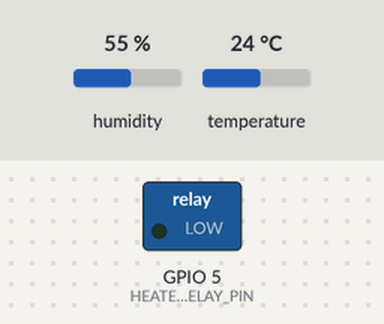
The sketch below on a simulated ESP32. On the bench: switched loads named in the sketch (green lamp = pin HIGH). The test bench sets the inputs (shaded band); at power-on: humidity 55 %, temperature 24 °C. WiFi joins after 1.5 s; servers stay silent unless stated; storage starts empty; what the sketch prints to the serial monitor is not drawn.

Above: at 0.1 s.
At 60.2 s:
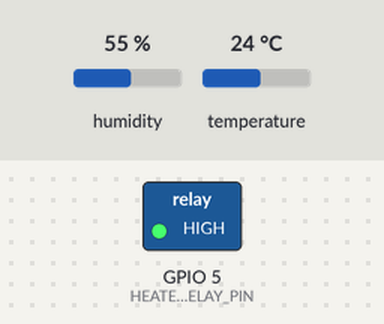
Timing chart, 0 to 61.7 s (numbered marks = the images above):
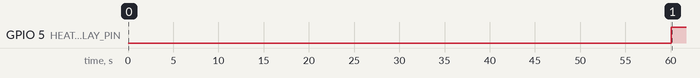

The sketch:

solar_dryer_phase1.ino
```cpp
/*
 * ITEDA Solar Dryer - Phase 1 Platform Integration
 * Firmware v1-platform-connected
 *
 * Features:
 * - DHT22 temperature & humidity reading
 * - Local SD card logging (backup)
 * - WiFi connectivity
 * - HTTP POST to platform every 5 minutes
 * - Heater relay control
 * - Serial debug output
 */

#include <WiFi.h>
#include <HTTPClient.h>
#include <DHT.h>
#include <SD.h>
#include <SPI.h>
#include <ArduinoJson.h>

// ============ CONFIGURATION ============
// WiFi Settings
const char* WIFI_SSID = "YOUR_WIFI_SSID";
const char* WIFI_PASSWORD = "YOUR_WIFI_PASSWORD";

// Platform API Settings
const char* API_ENDPOINT = "http://your-domain.com/api/sensor-data";
const char* DRYER_ID = "DRY-001";  // Your unique dryer identifier

// Pin Definitions
#define DHT_PIN 4           // DHT22 data pin
#define HEATER_RELAY_PIN 5  // Relay control pin
#define SD_CS_PIN 15        // SD card chip select

// Sensor Settings
#define DHT_TYPE DHT22
#define READING_INTERVAL 60000    // 60 seconds for SD card logging
#define UPLOAD_INTERVAL 300000    // 5 minutes for platform upload

// Temperature Control
#define TARGET_TEMP 45.0
#define TEMP_TOLERANCE 5.0
#define MIN_TEMP (TARGET_TEMP - TEMP_TOLERANCE)
#define MAX_TEMP (TARGET_TEMP + TEMP_TOLERANCE)

// ============ GLOBAL OBJECTS ============
DHT dht(DHT_PIN, DHT_TYPE);
HTTPClient http;

// ============ GLOBAL VARIABLES ============
unsigned long lastReadingTime = 0;
unsigned long lastUploadTime = 0;
bool heaterState = false;
float currentTemp = 0.0;
float currentHumidity = 0.0;

// Data buffer for offline storage
struct SensorData {
  unsigned long timestamp;
  float temperature;
  float humidity;
  bool heaterOn;
};

#define BUFFER_SIZE 50
SensorData dataBuffer[BUFFER_SIZE];
int bufferIndex = 0;

// ============ SETUP ============
void setup() {
  Serial.begin(115200);
  Serial.println("\n\n=================================");
  Serial.println("ITEDA Solar Dryer - Phase 1");
  Serial.println("Platform Integration v1.0");
  Serial.println("=================================\n");

  // Initialize pins
  pinMode(HEATER_RELAY_PIN, OUTPUT);
  digitalWrite(HEATER_RELAY_PIN, LOW);

  // Initialize DHT22
  Serial.println("Initializing DHT22 sensor...");
  dht.begin();
  delay(2000);

  // Initialize SD card
  Serial.println("Initializing SD card...");
  if (!SD.begin(SD_CS_PIN)) {
    Serial.println("⚠️  SD card initialization failed!");
    Serial.println("   Continuing without SD card backup...");
  } else {
    Serial.println("✓ SD card initialized");

    // Create log file header if new
    File logFile = SD.open("/sensor_log.csv", FILE_WRITE);
    if (logFile) {
      if (logFile.size() == 0) {
        logFile.println("Timestamp,Temperature(C),Humidity(%),HeaterState");
      }
      logFile.close();
    }
  }

  // Connect to WiFi
  connectWiFi();

  Serial.println("\n✓ Setup complete!");
  Serial.println("Starting data collection...\n");
}

// ============ MAIN LOOP ============
void loop() {
  unsigned long currentTime = millis();

  // Read sensors every 60 seconds
  if (currentTime - lastReadingTime >= READING_INTERVAL) {
    lastReadingTime = currentTime;

    // Read DHT22
    readSensors();

    // Control heater based on temperature
    controlHeater();

    // Log to SD card
    logToSD();

    // Store in buffer for upload
    storeInBuffer();

    // Print to serial
    printStatus();
  }

  // Upload to platform every 5 minutes
  if (currentTime - lastUploadTime >= UPLOAD_INTERVAL) {
    lastUploadTime = currentTime;

    // Check WiFi connection
    if (WiFi.status() != WL_CONNECTED) {
      Serial.println("⚠️  WiFi disconnected. Reconnecting...");
      connectWiFi();
    }

    // Upload current reading
    if (WiFi.status() == WL_CONNECTED) {
      uploadToPlatform();

      // Try to upload buffered data if any
      uploadBufferedData();
    }
  }

  delay(100);
}

// ============ WIFI CONNECTION ============
void connectWiFi() {
  Serial.print("Connecting to WiFi: ");
  Serial.println(WIFI_SSID);

  WiFi.begin(WIFI_SSID, WIFI_PASSWORD);

  int attempts = 0;
  while (WiFi.status() != WL_CONNECTED && attempts < 20) {
    delay(500);
    Serial.print(".");
    attempts++;
  }

  if (WiFi.status() == WL_CONNECTED) {
    Serial.println("\n✓ WiFi connected!");
    Serial.print("   IP Address: ");
    Serial.println(WiFi.localIP());
  } else {
    Serial.println("\n⚠️  WiFi connection failed!");
    Serial.println("   Will retry on next upload cycle...");
  }
}

// ============ SENSOR READING ============
void readSensors() {
  currentTemp = dht.readTemperature();
  currentHumidity = dht.readHumidity();

  // Check if readings are valid
  if (isnan(currentTemp) || isnan(currentHumidity)) {
    Serial.println("⚠️  Failed to read from DHT sensor!");
    return;
  }
}

// ============ HEATER CONTROL ============
void controlHeater() {
  // Simple ON/OFF control logic
  if (currentTemp < MIN_TEMP && !heaterState) {
    // Turn heater ON
    digitalWrite(HEATER_RELAY_PIN, HIGH);
    heaterState = true;
    Serial.println("🔥 Heater turned ON");
  }
  else if (currentTemp > MAX_TEMP && heaterState) {
    // Turn heater OFF
    digitalWrite(HEATER_RELAY_PIN, LOW);
    heaterState = false;
    Serial.println("❄️  Heater turned OFF");
  }
}

// ============ SD CARD LOGGING ============
void logToSD() {
  File logFile = SD.open("/sensor_log.csv", FILE_APPEND);
  if (logFile) {
    // Format: Timestamp,Temperature,Humidity,HeaterState
    logFile.print(millis() / 1000);  // Timestamp in seconds
    logFile.print(",");
    logFile.print(currentTemp, 2);
    logFile.print(",");
    logFile.print(currentHumidity, 2);
    logFile.print(",");
    logFile.println(heaterState ? "ON" : "OFF");
    logFile.close();
  }
}

// ============ BUFFER STORAGE ============
void storeInBuffer() {
  dataBuffer[bufferIndex].timestamp = millis();
  dataBuffer[bufferIndex].temperature = currentTemp;
  dataBuffer[bufferIndex].humidity = currentHumidity;
  dataBuffer[bufferIndex].heaterOn = heaterState;

  bufferIndex = (bufferIndex + 1) % BUFFER_SIZE;
}

// ============ PLATFORM UPLOAD ============
void uploadToPlatform() {
  Serial.println("\n📤 Uploading to platform...");

  // Create JSON payload
  StaticJsonDocument<512> doc;
  doc["dryer_id"] = DRYER_ID;
  doc["chamber_temp"] = currentTemp;
  doc["ambient_temp"] = currentTemp;  // Using same for now
  doc["internal_humidity"] = currentHumidity;
  doc["heater_status"] = heaterState;
  doc["fan_status"] = false;  // No fan in Phase 1
  doc["door_status"] = false;  // Assume closed

  // Add battery info (you can read from voltage divider)
  // For now, using placeholder values
  doc["battery_level"] = 85;
  doc["solar_voltage"] = 18.5;

  String jsonString;
  serializeJson(doc, jsonString);

  // Send HTTP POST
  http.begin(API_ENDPOINT);
  http.addHeader("Content-Type", "application/json");

  int httpResponseCode = http.POST(jsonString);

  if (httpResponseCode == 201) {
    Serial.println("✓ Data uploaded successfully!");

    // Parse response
    String response = http.getString();
    Serial.print("   Response: ");
    Serial.println(response);
  } else {
    Serial.print("⚠️  Upload failed! HTTP code: ");
    Serial.println(httpResponseCode);
    Serial.print("   Response: ");
    Serial.println(http.getString());
  }

  http.end();
}

// ============ BUFFERED DATA UPLOAD ============
void uploadBufferedData() {
  // This function can upload old buffered data
  // when connection is restored
  // Implementation depends on your needs
  Serial.println("   Checking for buffered data...");
  // TODO: Implement buffered upload if needed
}

// ============ STATUS PRINTING ============
void printStatus() {
  Serial.println("\n--- Sensor Reading ---");
  Serial.print("Temperature: ");
  Serial.print(currentTemp, 2);
  Serial.println(" °C");

  Serial.print("Humidity: ");
  Serial.print(currentHumidity, 2);
  Serial.println(" %");

  Serial.print("Heater: ");
  Serial.println(heaterState ? "ON 🔥" : "OFF ❄️");

  Serial.print("Target Range: ");
  Serial.print(MIN_TEMP, 1);
  Serial.print(" - ");
  Serial.print(MAX_TEMP, 1);
  Serial.println(" °C");

  Serial.print("WiFi: ");
  Serial.println(WiFi.status() == WL_CONNECTED ? "Connected ✓" : "Disconnected ⚠️");

  Serial.println("---------------------\n");
}
```

Measured:
- by itself, GPIO 5 (HEATER_RELAY_PIN): LOW → HIGH at 60.1 s
